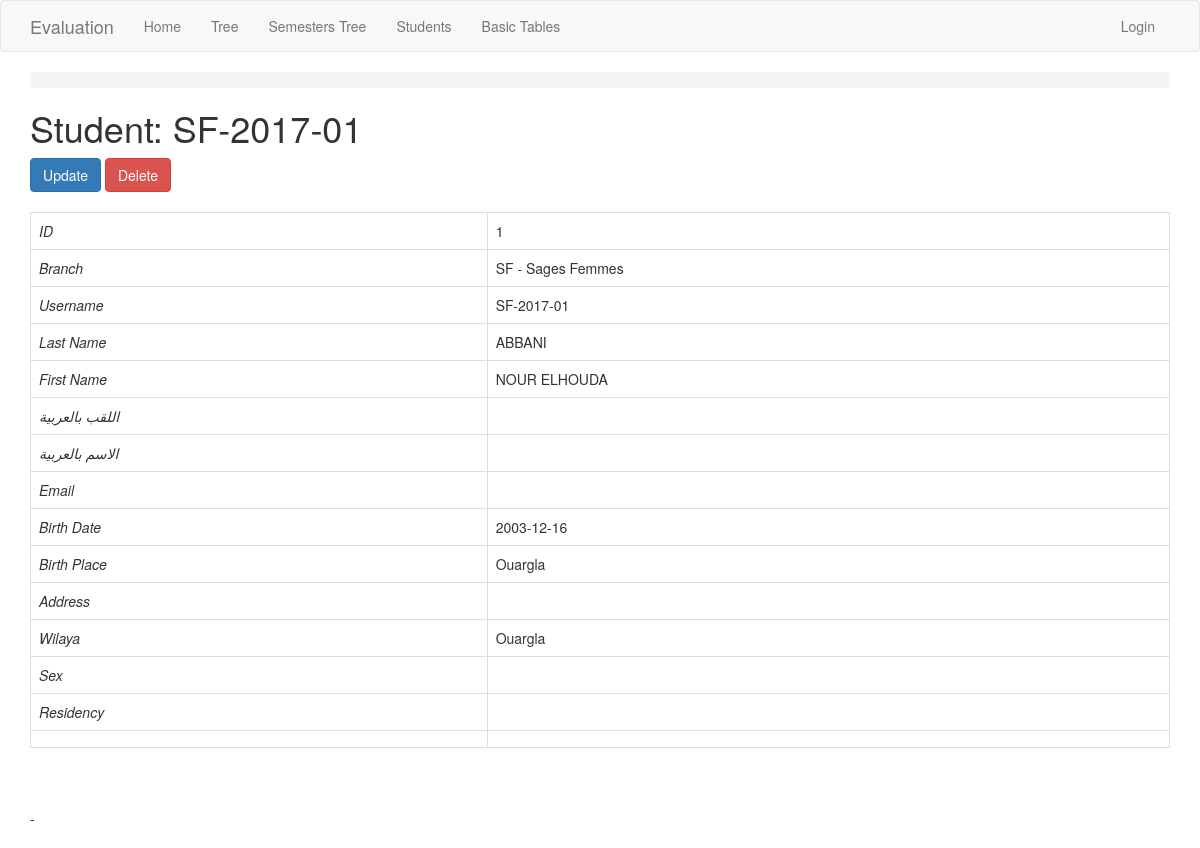
The page /student/view/1/ on the database as committed earlier.
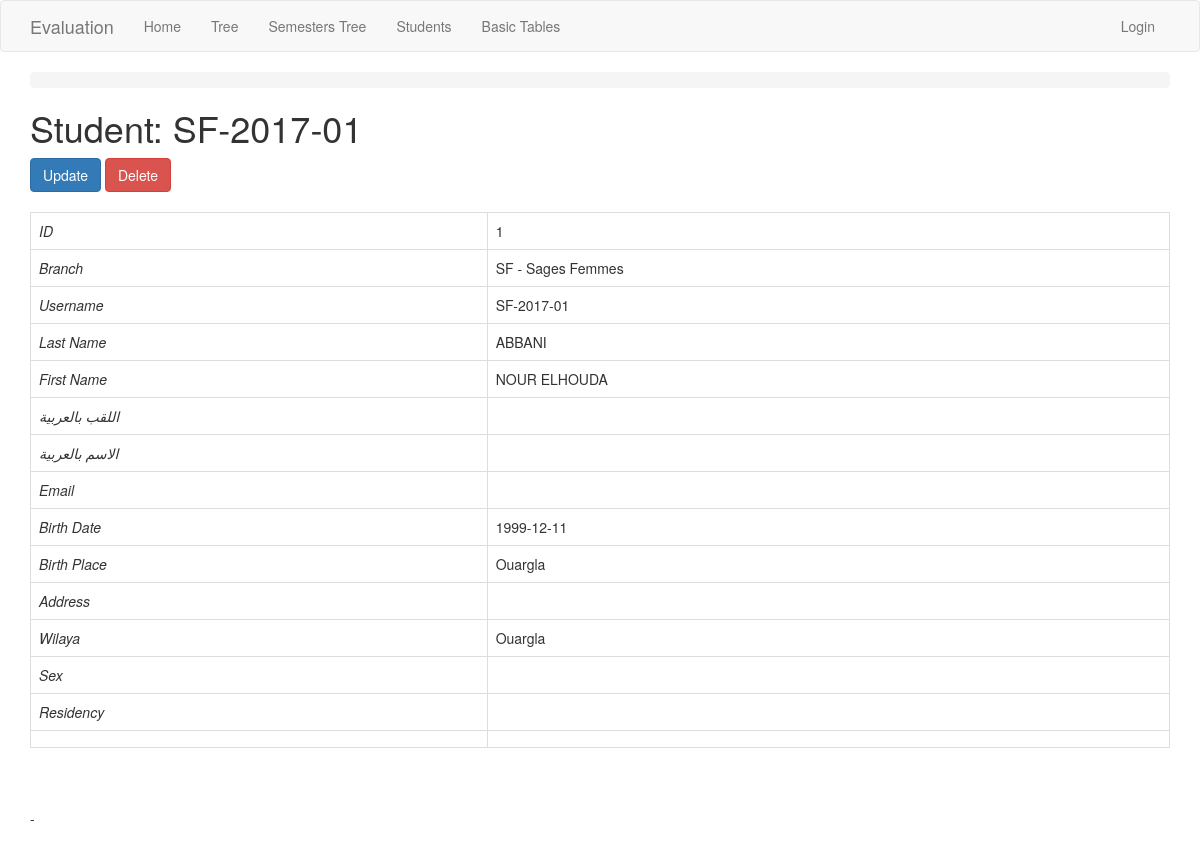
The same page on the database as committed later.
### app/models.py (models this page shows, shortened)
class Student(db.Model):
    id = db.Column(db.Integer, primary_key=True)
    username = db.Column(db.String(20), index=True, unique=True) # matricule
    last_name = db.Column(db.String(45), index=True)
    first_name = db.Column(db.String(45), index=True)
    email = db.Column(db.String(120))
    birth_date = db.Column(db.Date)
    birth_place = db.Column(db.String(45))
    address =  db.Column(db.String(120))
    photo = db.Column(db.String(250))
    last_name_arab = db.Column(db.String(100))
    first_name_arab = db.Column(db.String(100))
    sex = db.Column(db.String(20))
    residency = db.Column(db.String(20))
    phones = db.relationship('Phone', backref='student')
    create_time = db.Column(db.DateTime, default=datetime.utcnow)
    update_time = db.Column(db.DateTime, default=datetime.utcnow)
    branch_id = db.Column(db.Integer, db.ForeignKey('branch.id'))
    wilaya_id = db.Column(db.Integer, db.ForeignKey('wilaya.id'))
    student_sessions = db.relationship('StudentSession', back_populates='student')
    annual_grades = db.relationship('AnnualGrade', backref='student')

### app/routes.py (the view)
@app.route('/student/view/<id>/', methods=['GET', 'POST'])
@register_breadcrumb(app, '.basic.student.view', 'View')
def student_view(id):
    student = Student.query.get_or_404(id)
    return render_template('student/view.html', title='Student View', student=student)

### app/templates/student/view.html (shortened to what this page needs)
{% extends "base.html" %}
{% block app_content %}
    <h1>Student: {{student.username}}</h1>
    <div>
        <a class="btn btn-primary" href="{{ url_for('student_update', id=student.id) }}">Update</a>
        <button class="btn btn-danger"
            data-href="{{url_for('student_delete', id=student.id)}}"
            data-toggle="modal" data-target="#confirm-delete">Delete
        </button>
    </div>
    <div>
        <table class="table table-bordered">
          <tr><td><i>ID</i></td> <td>{{student.id}}</td></tr>
          <tr><td><i>Branch</i></td> <td>{{student.branch.name+" - "+student.branch.description}}</td></tr>
          <tr><td><i>Username</i></td> <td>{{student.username}}</td></tr>
          <tr><td><i>Last Name</i></td> <td>{{student.last_name}}</td></tr>
          <tr><td><i>First Name</i></td> <td>{{student.first_name}}</td></tr>
          <tr><td><i>اللقب بالعربية</i></td> <td>{{student.last_name_arab | replace("None", "")}}</td></tr>
          <tr><td><i>الاسم بالعربية</i></td> <td>{{student.first_name_arab | replace("None", "")}}</td></tr>
          <tr><td><i>Email</i></td> <td>{{student.email | replace("None", "")}}</td></tr>
          <tr><td><i>Birth Date</i></td> <td>{{student.birth_date | replace("None", "")}}</td></tr>
          <tr><td><i>Birth Place</i></td> <td>{{student.birth_place | replace("None", "")}}</td></tr>
          <tr><td><i>Address</i></td> <td>{{student.address | replace("None", "")}}</td></tr>
          <tr><td><i>Wilaya</i></td> <td>{{student.wilaya.name}}</td></tr>
          <tr><td><i>Sex</i></td> <td>{{student.sex | replace("None", "")}}</td></tr>
          <tr><td><i>Residency</i></td> <td>{{student.residency | replace("None", "")}}</td></tr>
          <tr><td></td> <td></td></tr>
        </table>
      - </br>
    </div>
{% endblock %}

Rows that differ between the two databases and show on the page:
changed Student "ABBANI": birth_date "2003-12-16" → "1999-12-11"
